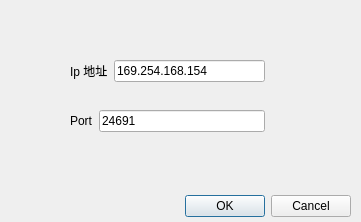
<?xml version="1.0" encoding="UTF-8"?>
<ui version="4.0">
 <class>OpenEthernetDialog</class>
 <widget class="QDialog" name="OpenEthernetDialog">
  <property name="geometry">
   <rect>
    <x>0</x>
    <y>0</y>
    <width>361</width>
    <height>222</height>
   </rect>
  </property>
  <property name="windowTitle">
   <string>Dialog</string>
  </property>
  <widget class="QDialogButtonBox" name="buttonBox">
   <property name="geometry">
    <rect>
     <x>10</x>
     <y>190</y>
     <width>341</width>
     <height>32</height>
    </rect>
   </property>
   <property name="orientation">
    <enum>Qt::Horizontal</enum>
   </property>
   <property name="standardButtons">
    <set>QDialogButtonBox::Cancel|QDialogButtonBox::Ok</set>
   </property>
  </widget>
  <widget class="QWidget" name="layoutWidget">
   <property name="geometry">
    <rect>
     <x>70</x>
     <y>60</y>
     <width>195</width>
     <height>22</height>
    </rect>
   </property>
   <layout class="QHBoxLayout" name="horizontalLayout">
    <item>
     <widget class="QLabel" name="label_ip">
      <property name="text">
       <string>Ip 地址</string>
      </property>
     </widget>
    </item>
    <item>
     <widget class="QLineEdit" name="lineEdit_ip">
      <property name="text">
       <string>169.254.168.154</string>
      </property>
     </widget>
    </item>
   </layout>
  </widget>
  <widget class="QWidget" name="layoutWidget">
   <property name="geometry">
    <rect>
     <x>70</x>
     <y>110</y>
     <width>195</width>
     <height>22</height>
    </rect>
   </property>
   <layout class="QHBoxLayout" name="horizontalLayout_2">
    <item>
     <widget class="QLabel" name="label_port">
      <property name="text">
       <string>Port</string>
      </property>
     </widget>
    </item>
    <item>
     <widget class="QLineEdit" name="lineEdit_port">
      <property name="text">
       <string>24691</string>
      </property>
     </widget>
    </item>
   </layout>
  </widget>
 </widget>
 <resources/>
 <connections>
  <connection>
   <sender>buttonBox</sender>
   <signal>accepted()</signal>
   <receiver>OpenEthernetDialog</receiver>
   <slot>accept()</slot>
   <hints>
    <hint type="sourcelabel">
     <x>248</x>
     <y>254</y>
    </hint>
    <hint type="destinationlabel">
     <x>157</x>
     <y>274</y>
    </hint>
   </hints>
  </connection>
  <connection>
   <sender>buttonBox</sender>
   <signal>rejected()</signal>
   <receiver>OpenEthernetDialog</receiver>
   <slot>reject()</slot>
   <hints>
    <hint type="sourcelabel">
     <x>316</x>
     <y>260</y>
    </hint>
    <hint type="destinationlabel">
     <x>286</x>
     <y>274</y>
    </hint>
   </hints>
  </connection>
 </connections>
</ui>
